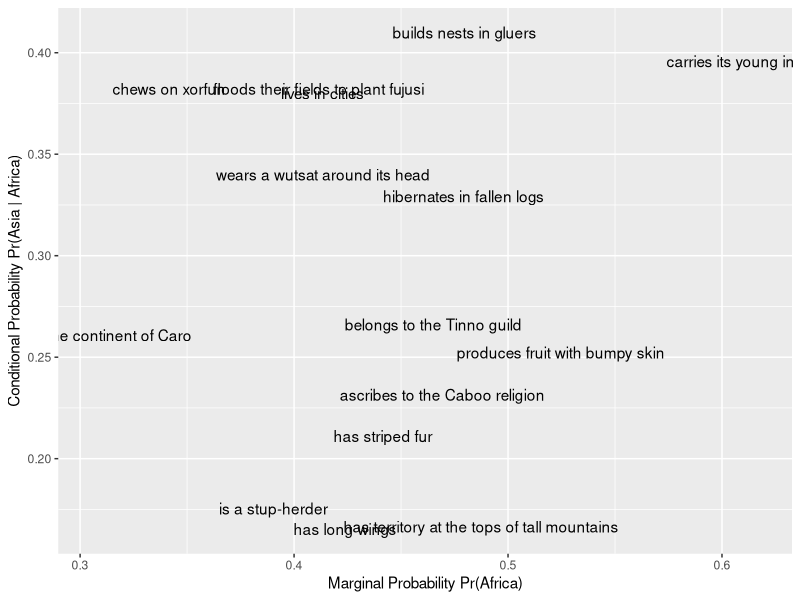
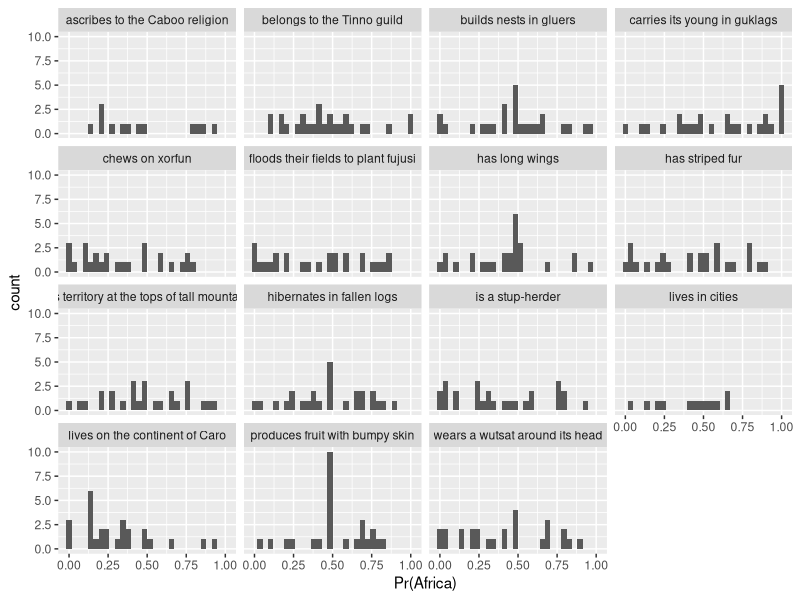
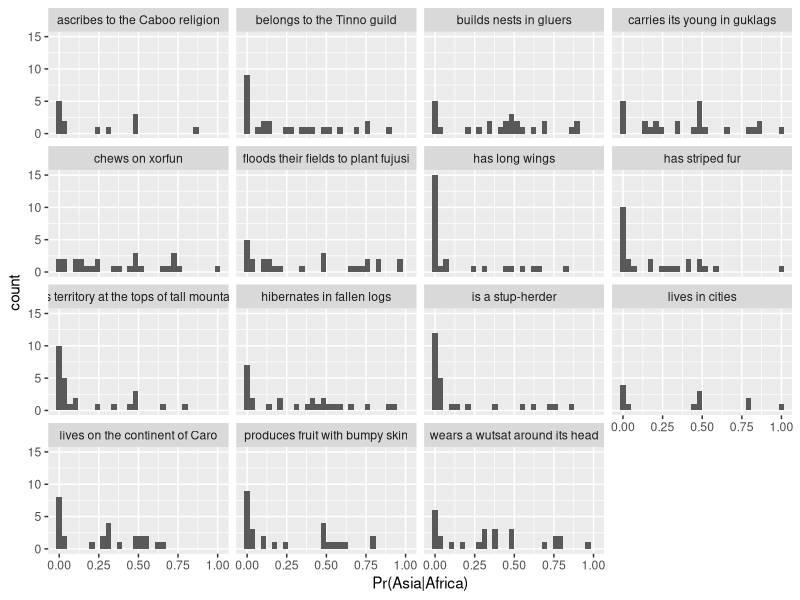
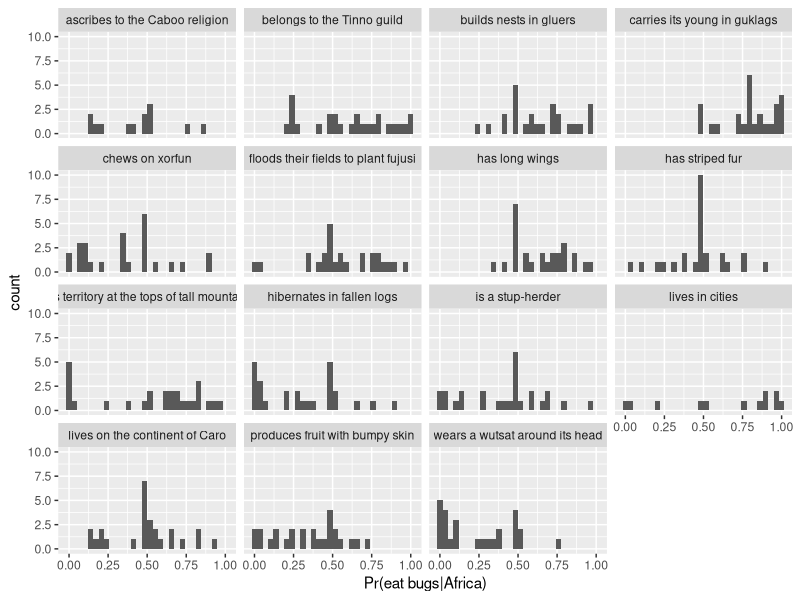
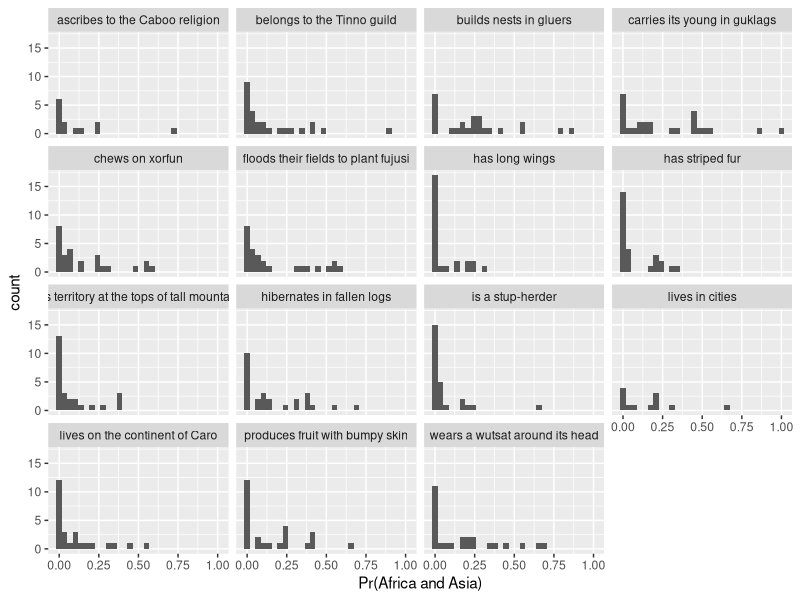
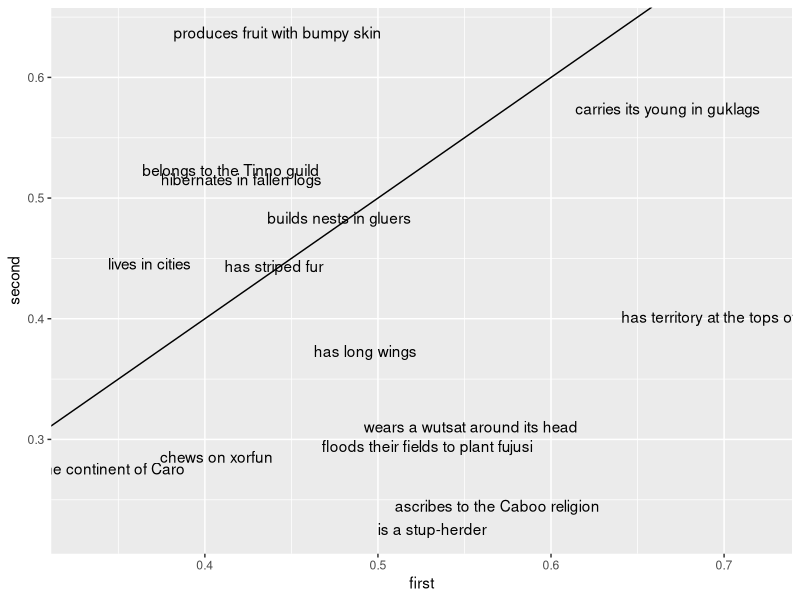

These figures' R source, in order:
## ---- chunk 1
knitr::opts_chunk$set(echo = FALSE, message=FALSE, warning=FALSE, fig.width=10)
library(tidyverse)
library(jsonlite)
library(knitr)
## ---- chunk 2
df.query <- read.csv('preprocessing/elephants-me-20190519.csv')
## ---- chunk 3
df.probs <- df.query %>%
  group_by(property1) %>%
  summarise(mean_conditional = mean(conditional_probability_me),
         mean_marginal = mean(marginal_probability),
         joint_estimate = mean_conditional*mean_marginal)

ggplot(df.probs, aes(x = mean_marginal, y = mean_conditional)) +
  geom_text(aes(label = property1)) +
  xlab("Marginal Probability Pr(Africa)") +
  ylab("Conditional Probability Pr(Asia | Africa)")
## ---- chunk 4
ggplot(df.query, aes(x = marginal_probability)) +
  geom_histogram() +
  facet_wrap(~property1) +
  xlab('Pr(Africa)')
## ---- chunk 5
ggplot(df.query, aes(x = conditional_probability_me)) +
  geom_histogram() +
  facet_wrap(~property1) + 
  xlab('Pr(Asia|Africa)')
## ---- chunk 6
ggplot(df.query, aes(x = conditional_probability_nme)) +
  geom_histogram() +
  facet_wrap(~property1) +
  xlab('Pr(eat bugs|Africa)')
## ---- chunk 7
df.query %>%
  mutate(joint = conditional_probability_me*marginal_probability) %>%
  ggplot(aes(x = joint)) +
  geom_histogram() +
  facet_wrap(~property1) +
  xlab('Pr(Africa and Asia)')
## ---- chunk 8
df.query %>%
  mutate(ask_first = if_else(ask_first, "first", "second")) %>%
  group_by(property1, property2, ask_first) %>%
  summarise(mean_marginal = mean(marginal_probability)) %>%
  spread(ask_first, mean_marginal) %>%
  ggplot(aes(x = first, y = second)) +
    geom_text(aes(label = property1)) +
    geom_abline(yintercept = 0, slope = 1)
